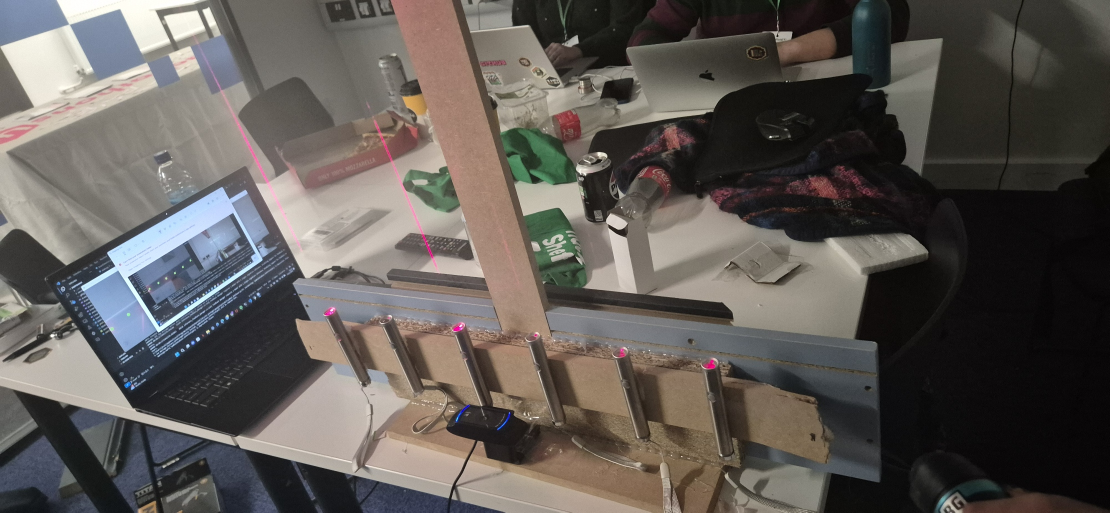
#> input picture assets/1.jpg, 2219 x 1025 px (shown at 1/2 size)
$ python -i lazarDetector.py   (imports and definitions only)
#> lines starting #> are read from the running program, lines starting #| are printed output that depends on the picture; after the words box and inside, x2 and y2 are one past the last pixel; in counts of white or black regions, pixels touching at a corner belong together
import cv2
import numpy as np
from scipy.spatial import distance
from scipy.optimize import linear_sum_assignment
import pygame
import time
import csv
import subprocess

# [1 line not run here, left out]

note_sounds = [
    pygame.mixer.Sound("A.MP3"),
    pygame.mixer.Sound("B.MP3"),
    pygame.mixer.Sound("C.MP3"),
    pygame.mixer.Sound("D.MP3"),
    pygame.mixer.Sound("E.MP3"),
    pygame.mixer.Sound("F.MP3"),
]

recording_data = []


def dynamic_red_range(frame):
    hsv_frame = cv2.cvtColor(frame, cv2.COLOR_BGR2HSV)
    hue_channel = hsv_frame[:, :, 0]
    clahe = cv2.createCLAHE(clipLimit=2.0, tileGridSize=(8, 8))
    hue_channel = clahe.apply(hue_channel)

    hist = cv2.calcHist([hue_channel], [0], None, [180], [0, 180])
    hist = cv2.normalize(hist, hist).flatten()

    lower_peak = np.argmax(hist[:20])  # Hue 0-20 (lower red)
    upper_peak = np.argmax(hist[150:]) + 150  # Hue 150-180 (upper red)

    lower_red = max(0, lower_peak - 10)
    upper_red = min(179, upper_peak + 10)

    return np.array([lower_red, 100, 100]), np.array([upper_red, 255, 255])


class ObjectTracker:
    def __init__(self, max_distance=30, max_objects=6, debounce_time=0.3):
        self.max_distance = max_distance
        self.max_objects = max_objects
        self.tracked_points = [None] * max_objects
        self.object_ids = list(range(1, max_objects + 1))
        self.initial_positions = [None] * max_objects
        self.initialized = False
        self.played_flags = [False] * max_objects
        self.last_played_time = [0] * max_objects
        self.debounce_time = debounce_time

    def update(self, detected_points):
        if not detected_points:
            self.played_flags = [False] * self.max_objects
            return self.tracked_points

        detected_points.sort(key=lambda p: p[0])

        if not self.initialized and len(detected_points) >= self.max_objects:
            self.tracked_points = detected_points[: self.max_objects]
            self.initial_positions = detected_points[: self.max_objects]
            self.initialized = True

        assigned = [False] * len(detected_points)
        updated_points = [None] * self.max_objects
        cost_matrix = np.full((self.max_objects, len(detected_points)), np.inf)

        for i, tracked_point in enumerate(self.tracked_points):
            if tracked_point is not None:
                for j, detected_point in enumerate(detected_points):
                    if not assigned[j]:
                        cost_matrix[i, j] = distance.euclidean(
                            tracked_point, detected_point
                        )

        cost_matrix[cost_matrix == np.inf] = 1e6
        row_ind, col_ind = linear_sum_assignment(cost_matrix)

        for i, j in zip(row_ind, col_ind):
            if cost_matrix[i, j] < self.max_distance:
                updated_points[i] = detected_points[j]
                assigned[j] = True
                current_time = time.time()
                if not self.played_flags[i] and (
                    current_time - self.last_played_time[i] > self.debounce_time
                ):
                    try:
                        note_sounds[i].play()
                        print(
                            f"Playing sound for object ID {self.object_ids[i]}: Note {chr(65 + i)}"
                        )
                        recording_data.append((time.time(), chr(65 + i)))
                    except Exception as e:
                        print(
                            f"Error playing sound for object ID {self.object_ids[i]}: {e}"
                        )
                    self.played_flags[i] = True
                    self.last_played_time[i] = current_time

        for i in range(self.max_objects):
            if updated_points[i] is None:
                updated_points[i] = self.tracked_points[i]
                self.played_flags[i] = False

        return updated_points


tracker = ObjectTracker(max_distance=30, max_objects=6)


def detect_red_objects(frame):
    stripe_top, stripe_bottom, stripe_left, stripe_right = 250, 340, 5, 630
    stripe_width = stripe_right - stripe_left
    segment_width = stripe_width // 6

    stripe_roi = frame[stripe_top:stripe_bottom, stripe_left:stripe_right]
    LOWER_RED, UPPER_RED = dynamic_red_range(stripe_roi)

    hsv_frame = cv2.cvtColor(frame, cv2.COLOR_BGR2HSV)
    red_mask = cv2.inRange(hsv_frame, LOWER_RED, UPPER_RED)

    red_mask = cv2.GaussianBlur(red_mask, (5, 5), 0)
    red_mask = cv2.morphologyEx(red_mask, cv2.MORPH_OPEN, np.ones((3, 3), np.uint8))
    red_mask = cv2.dilate(red_mask, np.ones((3, 3), np.uint8), iterations=1)

    detected_points = []

    for i in range(6):
        segment_left = stripe_left + i * segment_width
        segment_right = segment_left + segment_width

        segment_mask = np.zeros_like(red_mask)
        segment_mask[stripe_top:stripe_bottom, segment_left:segment_right] = red_mask[
            stripe_top:stripe_bottom, segment_left:segment_right
        ]

        contours, _ = cv2.findContours(
            segment_mask, cv2.RETR_TREE, cv2.CHAIN_APPROX_SIMPLE
        )

        largest_contour = None
        max_area = 0

        for contour in contours:
            area = cv2.contourArea(contour)
            if 100 < area < 10000:
                if area > max_area:
                    max_area = area
                    largest_contour = contour

        if largest_contour is not None:
            M = cv2.moments(largest_contour)
            if M["m00"] != 0:
                cX = int(M["m10"] / M["m00"])
                cY = int(M["m01"] / M["m00"])
                detected_points.append((cX, cY))

    tracked_points = tracker.update(detected_points)

    for i, point in enumerate(tracked_points):
        if point is not None:
            x, y = point
            cv2.circle(frame, (int(x), int(y)), 10, (0, 255, 0), -1)
            cv2.putText(
                frame,
                f"{tracker.object_ids[i]}",
                (int(x) + 10, int(y) - 10),
                cv2.FONT_HERSHEY_SIMPLEX,
                0.5,
                (0, 255, 0),
                1,
            )

    return frame


# [25 lines not run here, left out]

>>> import cv2
>>> picture = cv2.imread('assets/1.jpg')
#> picture is the input picture: shape (1025, 2219, 3); mean B, G, R 85.6, 89.8, 94.8
>>> result = detect_red_objects(picture)
#> in detect_red_objects, `stripe_roi = frame[stripe_top:stripe_bottom, stripe_left:stripe_right]`:
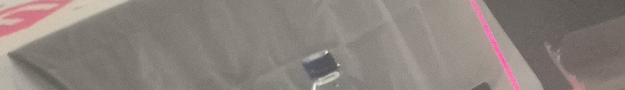
#> stripe_roi: shape (90, 625, 3); mean B, G, R 124.4, 130.6, 139.2
#> in dynamic_red_range, `hsv_frame = cv2.cvtColor(frame, cv2.COLOR_BGR2HSV)`: hsv_frame: shape (90, 625, 3); mean H, S, V 21.6, 26.8, 139.3
#> in dynamic_red_range, `hue_channel = hsv_frame[:, :, 0]`:
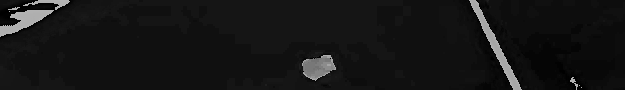
#> hue_channel: shape (90, 625); min 0, max 179, mean 21.6
#> in dynamic_red_range, `hue_channel = clahe.apply(hue_channel)`:
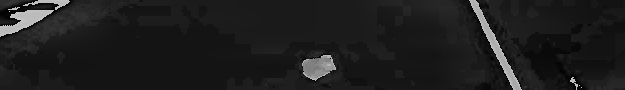
#> hue_channel: shape (90, 625); min 1, max 200, mean 30.1
#> in dynamic_red_range, `hist = cv2.calcHist([hue_channel], [0], None, [180], [0, 180])`: hist = 180 values, max 10625 at index 20, min 0 at index 0, mean 306.1
#> in dynamic_red_range, `hist = cv2.normalize(hist, hist).flatten()`: hist = 180 values, max 0.71 at index 20, min 0 at index 0, mean 0.0205
#> in dynamic_red_range, `lower_peak = np.argmax(hist[:20])`: lower_peak = 19
#> in dynamic_red_range, `upper_peak = np.argmax(hist[150:]) + 150`: upper_peak = 170
#> in dynamic_red_range, `lower_red = max(0, lower_peak - 10)`: lower_red = 9
#> in dynamic_red_range, `upper_red = min(179, upper_peak + 10)`: upper_red = 179
#> in detect_red_objects, `LOWER_RED, UPPER_RED = dynamic_red_range(stripe_roi)`: LOWER_RED = [9, 100, 100]; UPPER_RED = [179, 255, 255]
#> in detect_red_objects, `hsv_frame = cv2.cvtColor(frame, cv2.COLOR_BGR2HSV)`: hsv_frame: shape (1025, 2219, 3); mean H, S, V 51.7, 44.6, 98.6
#> in detect_red_objects, `red_mask = cv2.inRange(hsv_frame, LOWER_RED, UPPER_RED)`:
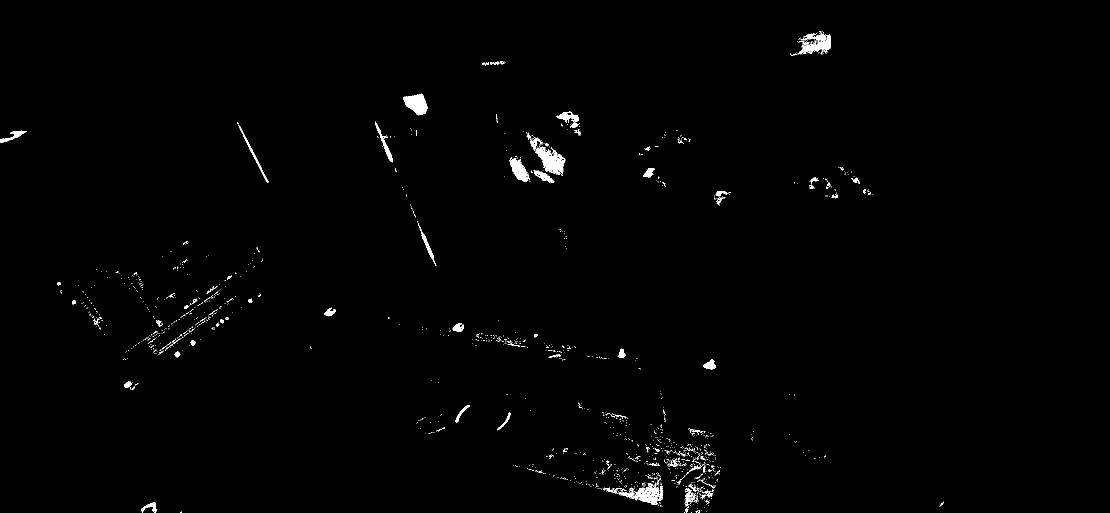
#> red_mask: shape (1025, 2219) (shown at 1/2 size); 0.82% white; 1448 white regions (1361 under 20 px), largest, box (x1, y1, x2, y2) and area: (1060, 274, 1131, 350) 1909, (1237, 965, 1326, 1010) 1480, (1595, 65, 1662, 109) 1378
#> after the loop in detect_red_objects, `for i in range(6):`: detected_points = [(29, 270), (499, 294)]
#> in update, `assigned = [False] * len(detected_points)`: assigned = [False, False]
#> in update, `cost_matrix = np.full((self.max_objects, len(detected_points)), np.inf)`: cost_matrix = [[inf, inf], [inf, inf], [inf, inf], [inf, inf], [inf, inf], [inf, inf]]
#> in update, `row_ind, col_ind = linear_sum_assignment(cost_matrix)`: row_ind = [0, 1]
#> the loop in update, `for i, j in zip(row_ind, col_ind):` made 2 passes
#> j on passes 1 to 2: 0, 1
#> after the loop in update, `for i, j in zip(row_ind, col_ind):`: recording_data = []; self.last_played_time = [0, 0, 0, 0, 0, 0]; self.played_flags = [False, False, False, False, False, False]; updated_points = 6 items
#> the loop in detect_red_objects, `for i, point in enumerate(tracked_points):` made 6 passes
